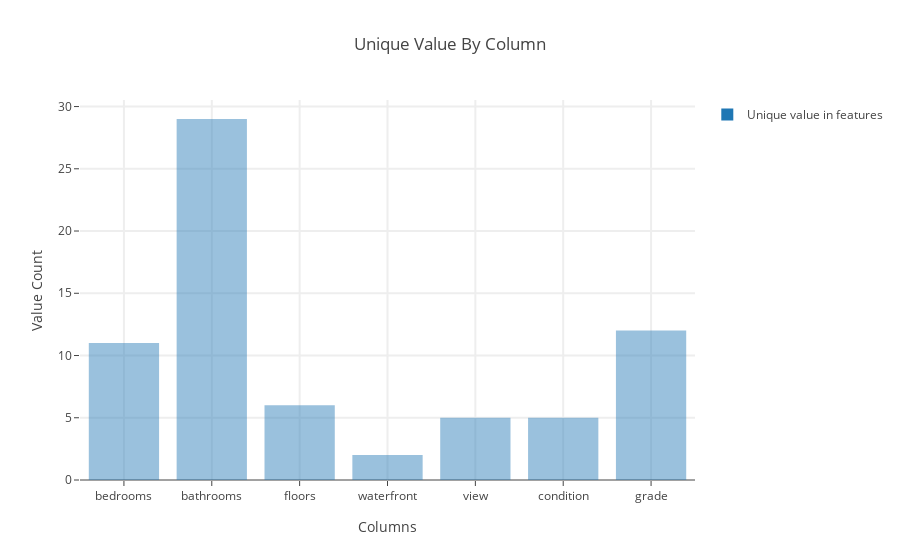

The code cell stored with this chart in its notebook:
### Code cell
## 유니크 갯수 계산
train_unique=[]
columns = ['bedrooms', 'bathrooms', 'floors', 'waterfront', 'view', 'condition', 'grade']

for i in columns:
    train_unique.append(len(df_train[i].unique()))
    
unique_train = pd.DataFrame()
unique_train['Columns'] = columns
unique_train['Unique_value'] = train_unique

data = [
    go.Bar(
        x = unique_train['Columns'],
        y = unique_train['Unique_value'],
        name = 'Unique value in features',
        textfont = dict(size=20),
        marker = dict(opacity=0.45)
    )
]

layout = go.Layout(
    title = 'Unique Value By Column',
    xaxis = dict(title='Columns', ticklen=5, zeroline=False, gridwidth=2),
    yaxis = dict(title='Value Count', ticklen=5, gridwidth=2),
    showlegend = True
)

fig = go.Figure(data=data, layout=layout)
# py.offline.iplot(fig, filename='skin')
py.offline.iplot(fig)

### Figure 1 — Plotly figure (JSON) as saved in the notebook; plotly's stock layout.template omitted (floating-point values rounded to 4 significant figures)
{"data": [{"marker": {"opacity": 0.45}, "name": "Unique value in features", "textfont": {"size": 20}, "type": "bar", "uid": "3bb651d9-8f56-47ae-82dd-8e0c56f2fe85", "x": ["bedrooms", "bathrooms", "floors", "waterfront", "view", "condition", "grade"], "y": [11, 29, 6, 2, 5, 5, 12]}], "layout": {"showlegend": true, "title": "Unique Value By Column", "xaxis": {"gridwidth": 2, "ticklen": 5, "title": "Columns", "zeroline": false}, "yaxis": {"gridwidth": 2, "ticklen": 5, "title": "Value Count"}}}
